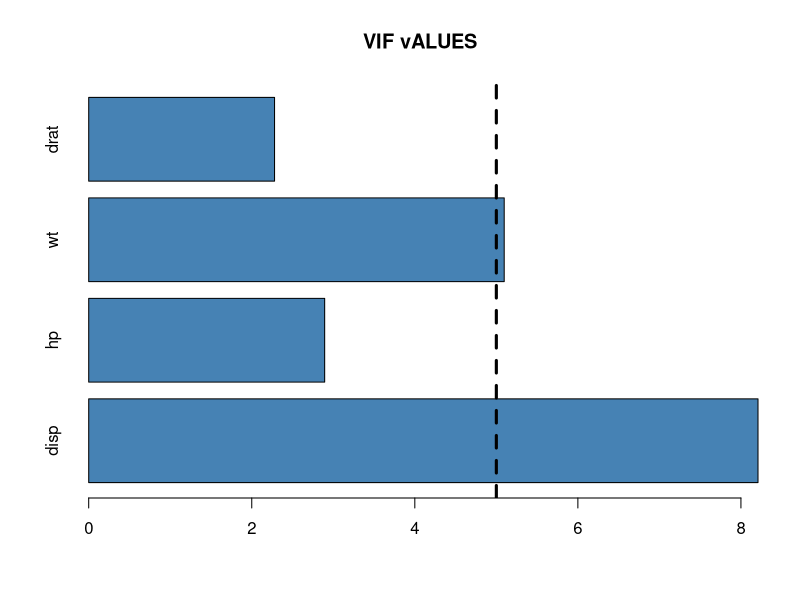

Here is the R script that generated this plot:
# how to calculate VIF in R
# view first six lines of mtcars
head(mtcars)

# fit the regression model
model <- lm(mpg ~ disp + hp + wt + drat, data = mtcars)

# view the ouput of the regression model
summary(model)

# load the car library
library("car")

# calculate the VIF for each predictor variable in the model
vif(model)

# visualizing VIF values
# create vecto of VIF values
vif_values <- vif(model)

# create horizontal bar chart to display each VIF value
barplot(vif_values, main = "VIF vALUES", horiz = TRUE, col = "steelblue")

# add vertical line at 5
abline(v=5, lwd = 3, lty = 2)

# visualizing correlations between predictor variables
# define the variables we want to include in the correlation matrix
data <- mtcars[ , c("disp", "hp", "wt", "drat")]

# create correlation matrix
cor(data)
